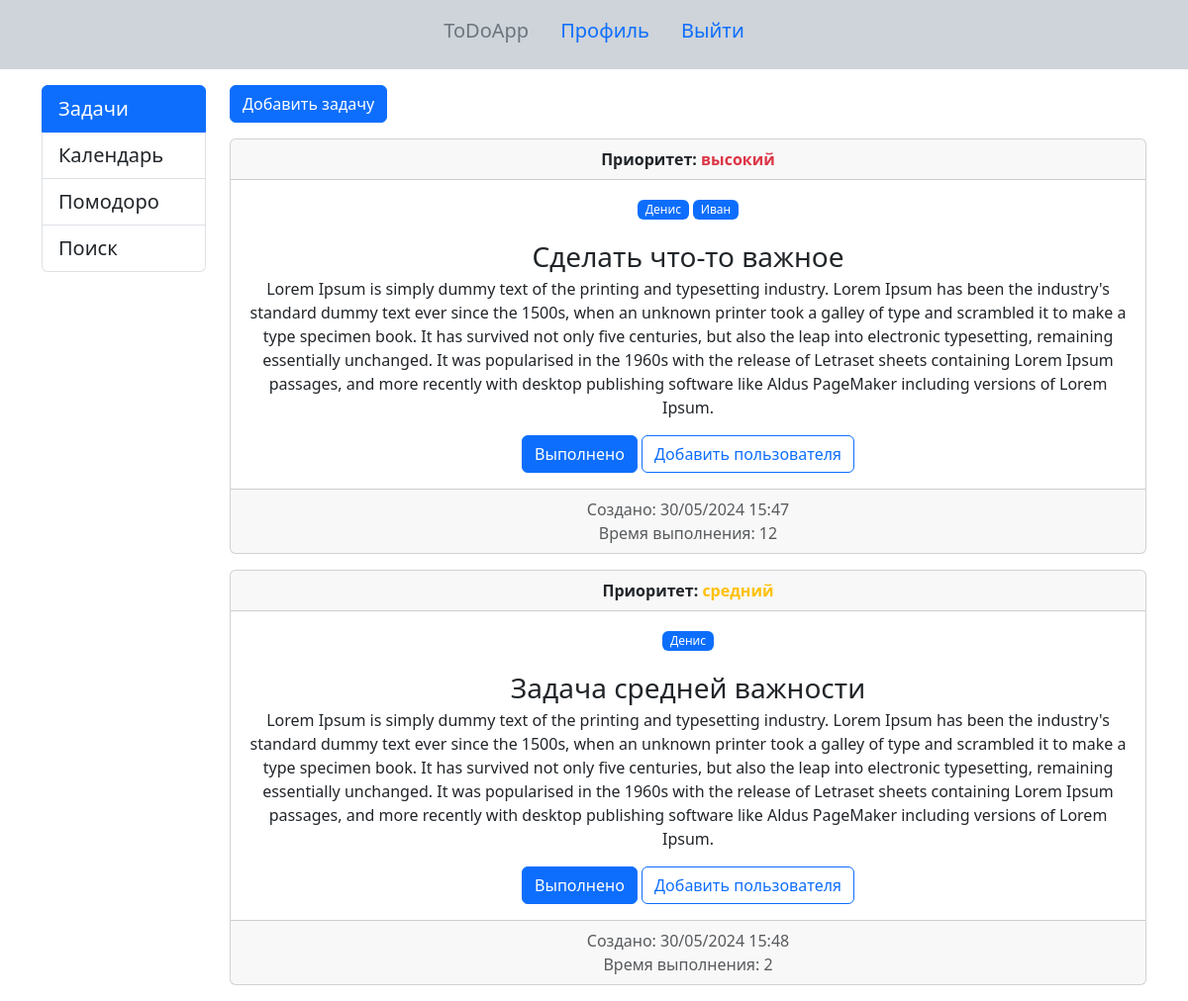
Page /tasks/ (signed in) on the committed database.
### core/models.py (models this page shows, shortened)
class Tasks(models.Model):
    title = models.CharField(max_length=150, verbose_name='Название')  # Название задачи
    description = models.TextField(blank=True, verbose_name='Описание')  # Описание задачи
    priority = models.CharField(max_length=50, choices=[
        ('COMMON', 'Обычный'),
        ('LOW', 'Низкий'),
        ('MEDIUM', 'Средний'),
        ('HIGH', 'Высокий')
    ], verbose_name='Приоритет', default='COMMON')  # Приоритет задачи
    created_at = models.DateTimeField(auto_now_add=True, verbose_name='Дата создания')  # Дата создания задачи
    updated_at = models.DateTimeField(auto_now=True, verbose_name='Дата изменения')  # Дата последнего изменения задачи
    deadline = models.DateTimeField(null=True, blank=True, verbose_name='Сделать до')  # Крайний срок выполнения задачи
    completed = models.BooleanField(default=False, verbose_name='Выполнено')  # Флаг завершения задачи
    duration = models.IntegerField(null=True, blank=True, verbose_name='Время выполнения')  # Продолжительность выполнения задачи
    owners = models.ManyToManyField('User', related_name='tasks', verbose_name='Пользователь')  # Связь с пользователями, назначенными на задачу
    objects = models.Manager()  # Менеджер по умолчанию
    class Meta:
        verbose_name = 'Задача'  # Название модели в единственном числе
        verbose_name_plural = 'Задачи'  # Название модели во множественном числе
        ordering = ['updated_at']  # Сортировка задач по дате последнего изменения

class User(AbstractUser):
    name = models.CharField(max_length=100, verbose_name='Имя')  # Имя пользователя
    last_name = models.CharField(max_length=100, blank=True, verbose_name='Фамилия')  # Фамилия пользователя
    nickname = models.CharField(max_length=100, unique=True, verbose_name='Никнейм')  # Уникальный никнейм пользователя
    email = models.CharField(max_length=100, unique=True, verbose_name='Почта')  # Уникальный адрес электронной почты пользователя
    about = models.TextField(blank=True, verbose_name='О себе')  # О себе пользователя
    date_of_birth = models.DateField(null=True, blank=True, verbose_name='Дата рождения')  # Дата рождения пользователя
    picture = models.ImageField(upload_to='pictures', null=True, blank=True, default='pictures/default.jpg', verbose_name='Фото')  # Фотография пользователя
    friends = models.ManyToManyField('self', blank=True, verbose_name='Друзья', symmetrical=False)  # Друзья пользователя
    is_active = models.BooleanField(default=True)  # Флаг активности пользователя
    is_staff = models.BooleanField(default=False)  # Флаг сотрудника (доступ к админке)
    is_superuser = models.BooleanField(default=False)  # Флаг суперпользователя
    date_joined = models.DateTimeField(auto_now_add=True)  # Дата регистрации пользователя
    username = None
    objects = UserManager()  # Менеджер объектов пользователей
    USERNAME_FIELD = 'email'  # Поле, используемое для входа в систему
    REQUIRED_FIELDS = ['nickname']  # Обязательные поля при создании пользователя
    class Meta:
        verbose_name = 'Пользователь'  # Название модели в единственном числе
        verbose_name_plural = 'Пользователи'  # Название модели во множественном числе
        ordering = ['email']  # Сортировка пользователей по адресу электронной почты

### core/views.py (the view)
# urls.py: path('tasks/', TaskListView.as_view(), name='tasks'),  # Список задач
class TaskListView(ListView):
    template_name = 'core/tasks.html'  # Шаблон для отображения
    model = Tasks
    context_object_name = 'tasks'  # Имя переменной контекста
    def get_context_data(self, **kwargs):
        context = super().get_context_data(**kwargs)
        user = self.request.user
        context['tasks'] = user.tasks.filter(completed=False)  # Получение незавершенных задач текущего пользователя
        return context

### core/templates/core/tasks.html (shortened to what this page needs)
{% extends "base.html" %}
{% load django_bootstrap5 %}
{% block sidebar %}
<div class="col-md-2">
    <div class="list-group">
        <a type="button" href="{% url 'tasks' %}" class="list-group-item list-group-item-action active fs-5">Задачи</a>
        <a type="button" href="{% url 'calendar' %}" class="list-group-item list-group-item-action fs-5">Календарь</a>
        <a type="button" href="{% url 'pomodoro' %}" class="list-group-item list-group-item-action fs-5">Помодоро</a>
        <a type="button" href="{% url 'search' %}" class="list-group-item list-group-item-action fs-5">Поиск</a>
    </div>
</div>
{% endblock %}
{% block content %}
<div class="col-md-10">
    <p>
        <a class="btn btn-primary" href="{%  url 'create-task' %}">Добавить задачу</a>
    </p>
    {% for task in tasks %}
    <div class="card text-center mt-3 mb-3">
        <div class="card-header fw-bold">
            {% if task.priority == 'MEDIUM' %}
            Приоритет: <a href="#" class="text-decoration-none text-warning">средний</a>
            {% endif %}
            {% if task.priority == 'HIGH' %}
            Приоритет: <a href="#" class="text-decoration-none text-danger">высокий</a>
            {% endif %}
        </div>
        <div class="card-body">
            <p>
                {% for owner in task.owners.all %}
                    <span class="badge text-bg-primary fw-normal">{{ owner.name }} {{ owner.last_name }}</span>
                {% endfor %}
            </p>
            <a class="card-title fs-3 text-decoration-none">{{ task.title }}</a>
            <p class="card-text">{{ task.description }}</p>
            <a href="{% url 'task-completed' task.id %}" class="btn btn-primary">Выполнено</a>
                        <button type="button" class="btn btn-outline-primary" data-bs-toggle="modal" data-bs-target="#exampleModal">Добавить пользователя</button>
        </div>
        <div class="card-footer text-body-secondary">
            <div>
                Создано: {{ task.created_at|date:"d/m/Y H:i" }}
            </div>
            <div>
                Время выполнения: {{ task.duration }}
            </div>
        </div>
    </div>
    {% endfor %}
</div>
{% endblock %}

### templates/base.html (shortened to what this page needs)
<!doctype html>
<html lang="en">
<head>
    <link href="https://cdn.jsdelivr.net/npm/bootstrap@5.3.3/dist/css/bootstrap.min.css" rel="stylesheet"
>
</head>
<body>
<div class="pt-2 pb-3 bg-dark-subtle">
    {% include 'inc/_navbar.html' %}
</div>
<div class="container mt-3">
    <div class="row">
        {% block sidebar %}{% endblock %}
        {% block content %}{% endblock %}
    </div>
</div>
</body>
</html>

### templates/inc/_navbar.html (shortened to what this page needs)
<ul class="nav justify-content-center">
    {% if request.user.is_authenticated %}
    <li class="nav-item fs-5">
        <a class="nav-link text-secondary" aria-current="page" href="{% url 'home' %}">ToDoApp</a>
    </li>
    <li class="nav-item fs-5">
        <a class="nav-link" href="{% url 'profile' %}">Профиль</a>
    </li>
    <li class="nav-item fs-5">
        <a class="nav-link" href="{% url 'logout' %}">Выйти</a>
    </li>
    {% endif %}
</ul>

### rows in the picture
Tasks: shows "Приоритет:", priority "высокий", title "Сделать что-то важное", description "Lorem Ipsum is simply dummy text of the printing and typesetting industry. Lorem Ipsum has been the industry's standard dummy text ever since the 1500s, when an unknown printer took a galley of type and scrambled it to make a type specimen book. It has survived not only five centuries, but also the leap into electronic typesetting, remaining essentially unchanged. It was popularised in the 1960s with the release of Letraset sheets containing Lorem Ipsum passages, and more recently with desktop publishing software like Aldus PageMaker including versions of Lorem Ipsum.", created_at "30/05/2024 15:47", duration "12"
User: name "Денис"
User: name "Иван"
Tasks: shows "Приоритет:", priority "средний", title "Задача средней важности", description "Lorem Ipsum is simply dummy text of the printing and typesetting industry. Lorem Ipsum has been the industry's standard dummy text ever since the 1500s, when an unknown printer took a galley of type and scrambled it to make a type specimen book. It has survived not only five centuries, but also the leap into electronic typesetting, remaining essentially unchanged. It was popularised in the 1960s with the release of Letraset sheets containing Lorem Ipsum passages, and more recently with desktop publishing software like Aldus PageMaker including versions of Lorem Ipsum.", created_at "30/05/2024 15:48", duration "2"
